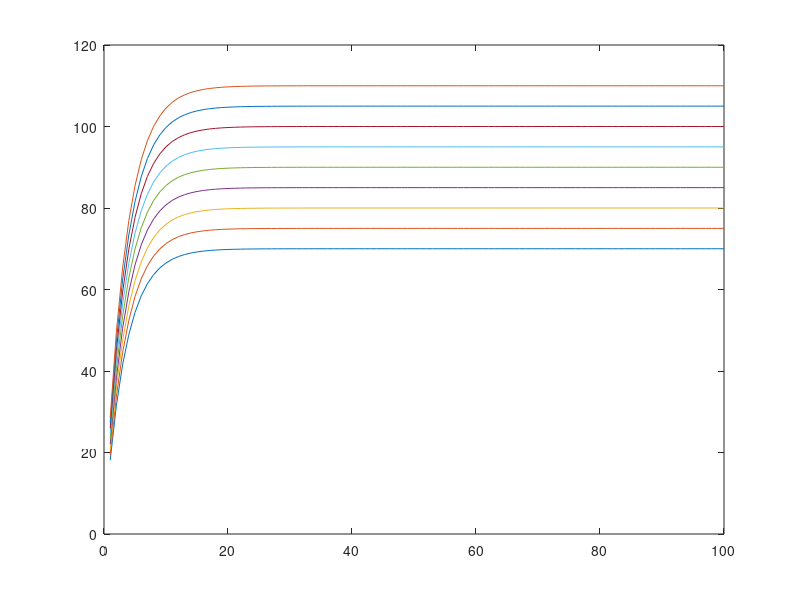

Reproduce this figure in MATLAB. (Note: this script raises an error after producing the figure.)

for A =70:5:110
X =1:1:100;
Y = A*(1-exp(-0.3*X));
plot(X,Y);
hold on;
end
hold on

x_val = [0,4,10,15,40,80];
y_val = [40.536,59.477,71.202,86.598,94.004,106.554];
plot (x_val,y_val,'bO');
xlim([-10 100]);
%'MarkerSize',15,'MarkerEdgeColor',[0 0 0],'MarkerFaceColor', [0 0 0]